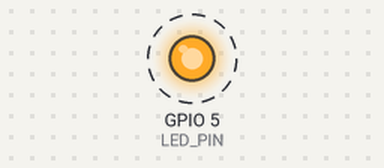
Bench run of a sketch on a simulated ESP32. On the bench: output pins drawn as LEDs (lit = HIGH). Dashed ring = blinking.

Above: at 0.2 s.
Timing chart, 0 to 3.0 s (numbered marks = the images above):
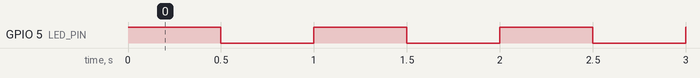

The sketch:

esp32_basic_led_blink-3.ino
```cpp
// IoT Engineering Education @ KMUTNB, Bangkok, Thailand
// Date: 29-May-2018

#define LED_PIN  5 // GPIO-5 (built-in LED on LOLIN32)
#define LED_ON   LOW
#define LED_OFF  HIGH

#define DELAY_MS   500 // msec

const TickType_t xTimeIncrement = (DELAY_MS / portTICK_PERIOD_MS);

boolean led_state = false;
TickType_t last_time;

void setup() {
   pinMode( LED_PIN, OUTPUT );
   digitalWrite( LED_PIN, led_state ? LED_ON : LED_OFF );
   last_time = xTaskGetTickCount();
}

void loop() {
   vTaskDelayUntil( &last_time, xTimeIncrement );
   led_state = !led_state;  // toggle the LED state
   digitalWrite( LED_PIN, led_state ? LED_ON : LED_OFF ); // update the LED output
}

// https://www.freertos.org/vtaskdelayuntil.html
// https://www.freertos.org/a00021.html#xTaskGetTickCount
// https://www.freertos.org/a00021.html#xTaskGetTickCountFromISR
```

Measured:
- by itself, GPIO 5 (LED_PIN): alternates HIGH for 0.50 s and LOW for 0.50 s
